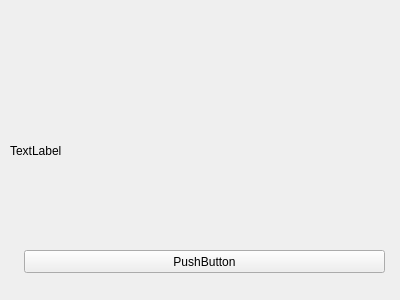
<?xml version="1.0" encoding="UTF-8"?>
<ui version="4.0">
 <class>Form</class>
 <widget class="QWidget" name="Form">
  <property name="geometry">
   <rect>
    <x>0</x>
    <y>0</y>
    <width>400</width>
    <height>300</height>
   </rect>
  </property>
  <property name="windowTitle">
   <string>Form</string>
  </property>
  <widget class="QLabel" name="label">
   <property name="geometry">
    <rect>
     <x>10</x>
     <y>80</y>
     <width>381</width>
     <height>141</height>
    </rect>
   </property>
   <property name="text">
    <string>TextLabel</string>
   </property>
  </widget>
  <widget class="QPushButton" name="pushButton">
   <property name="geometry">
    <rect>
     <x>24</x>
     <y>250</y>
     <width>361</width>
     <height>23</height>
    </rect>
   </property>
   <property name="text">
    <string>PushButton</string>
   </property>
  </widget>
 </widget>
 <resources/>
 <connections/>
</ui>
